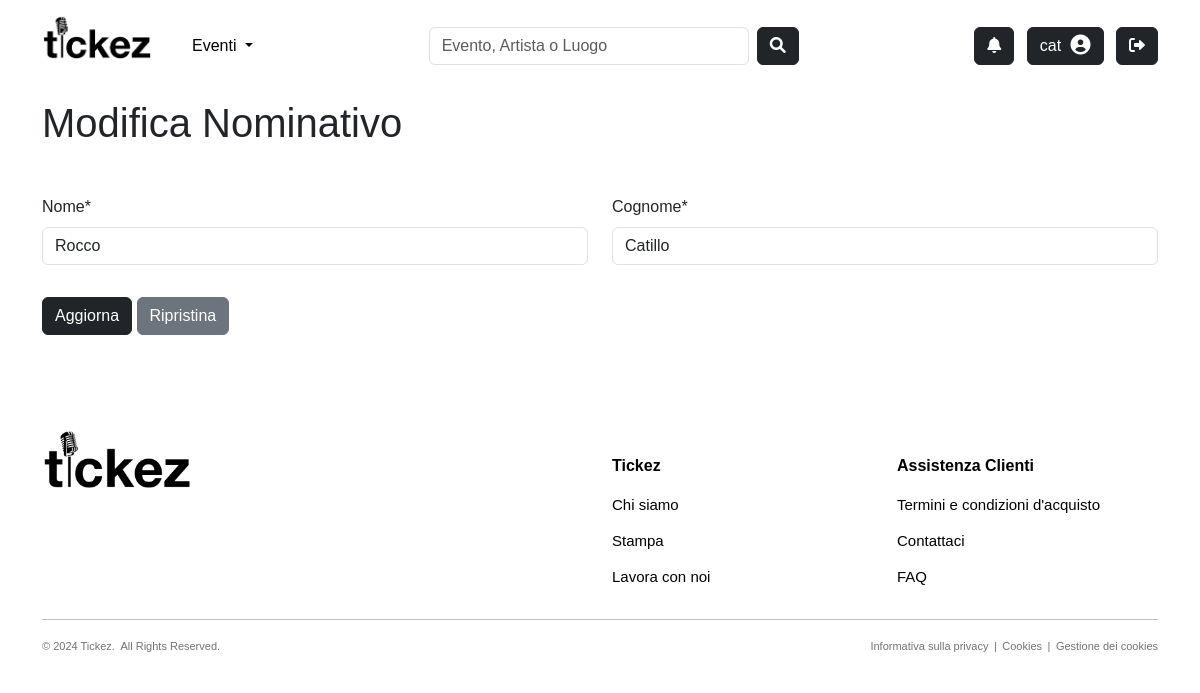
Before: /orders/edit-purchase/biglietto-26/ (signed in) with the older database file.
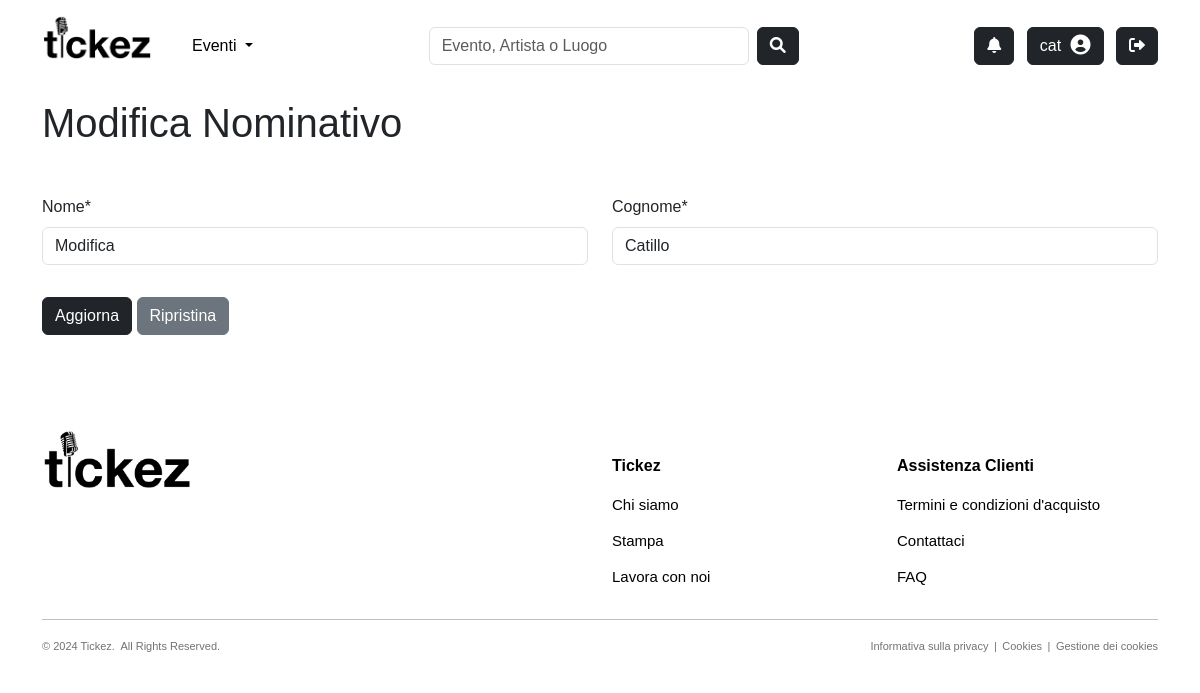
After: the same page with the newer database file.
### orders/models.py (models this page shows, shortened)
class BigliettoAcquistato(models.Model):
    nome_acquirente = models.CharField(max_length=50, null=False, blank=False)
    cognome_acquirente = models.CharField(max_length=50, null=False, blank=False)
    data_acquisto = models.DateTimeField(null=False, blank=False, default=timezone.now)
    biglietto = models.ForeignKey(to='products.Biglietto', on_delete=models.CASCADE, null=False, blank=False, related_name='biglietti_acquistati')
    ordine = models.ForeignKey(Ordine, on_delete=models.CASCADE, null=False, blank=False, related_name='biglietti_acquistati')
    class Meta:
        verbose_name_plural = 'Biglietti Acquistati'

### orders/views.py (the view, shortened to what this page needs)
# urls.py: path('edit-purchase/<slug:slug>-<int:pk>/', views.UpdatePurchaseView.as_view(), name="edit-purchase"),
class UpdatePurchaseView(LoginRequiredMixin, UpdateView):
    model = BigliettoAcquistato
    form_class = BigliettoAcquistatoCrispyForm
    template_name = "orders/edit_purchase.html"
    def get_object(self, queryset=None):
        queryset = self.get_queryset()
        slug = self.kwargs.get('slug')
        pk = self.kwargs.get('pk')
        biglietto = get_object_or_404(Biglietto, slug=slug)
        return get_object_or_404(queryset, pk=pk, biglietto=biglietto)

### common/context_processors.py (called while the page is built)
def notifications(request):
    notifications = []
    unread_count = 0
    if request.user.is_authenticated:
        try:
            utente = request.user.utente
            notifications = Notifica.objects.filter(organizzatore__in=utente.organizzatori_preferiti.all()).order_by('-data_ora')
            unread_count = notifications.filter(letta=False).count()
        except:
            utente = None
    return {
        'notifications': notifications,
        'unread_count': unread_count,
    }

### products/models.py (called while the page is built)
    def get_absolute_url(self):
        return reverse("products:event-details", kwargs={"slug": self.slug, "pk": self.pk})

### orders/templates/orders/edit_purchase.html (shortened to what this page needs)
{% extends "orders/base_orders.html" %}
{% load static %}
{% load crispy_forms_tags %}
{% block content %}
<div class="container">
    <h1 class="mb-5">Modifica Nominativo</h1>
    <form method="POST"> {% csrf_token %}
        {% crispy form %}
    </form>
</div>
{% endblock %}

Changed rows visible on the page:
changed BigliettoAcquistato "Catillo": nome_acquirente "Rocco" → "Modifica"
